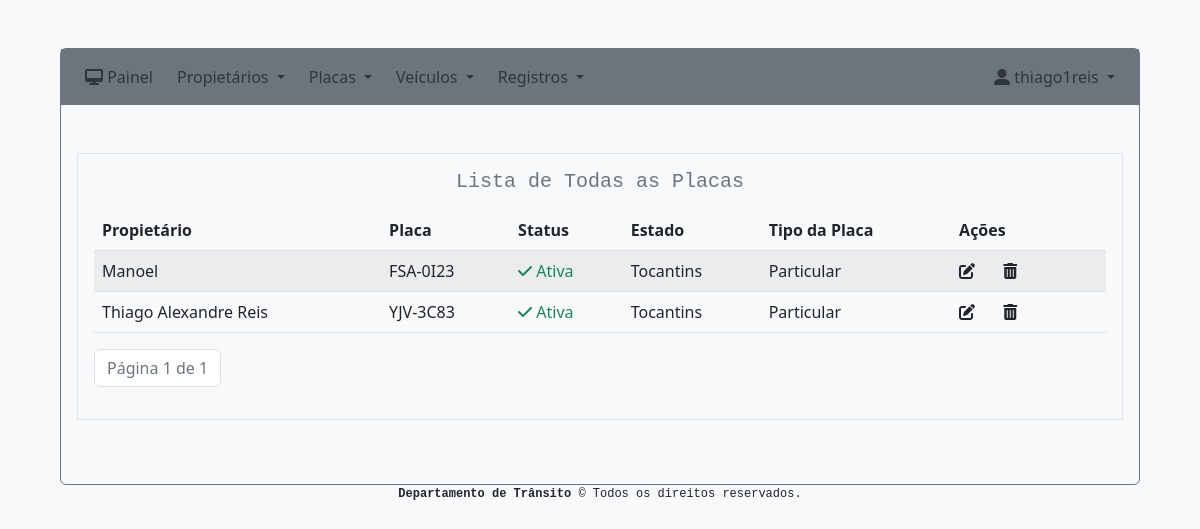
Page /sistema/placas (signed in) on the earlier database version.
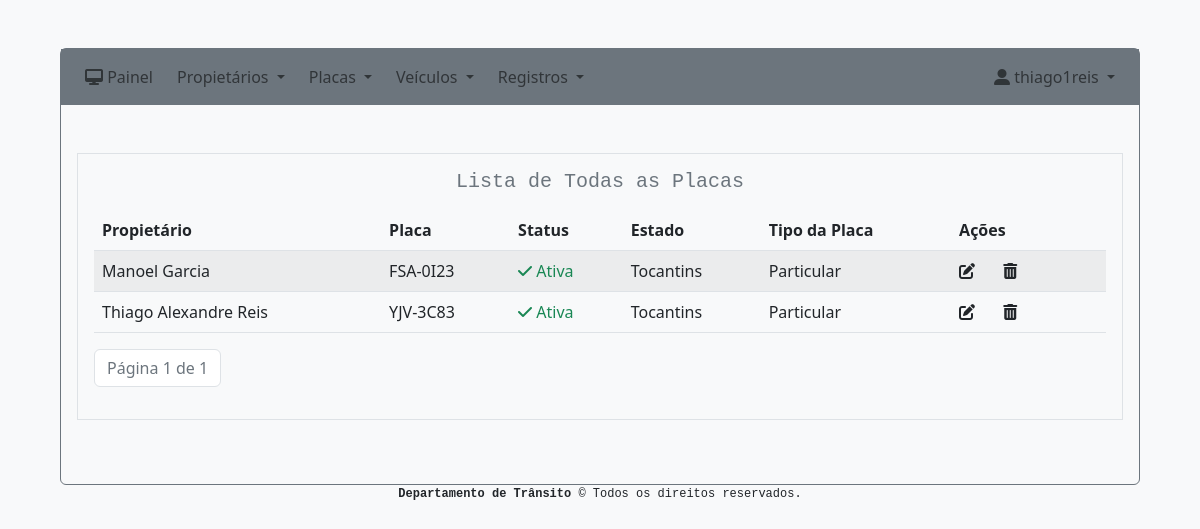
Same page on the later database version.
### system/models.py (models this page shows, shortened)
class Plate(models.Model):
    state = models.CharField(max_length=25, choices=STATE_CHOICES, blank=False, null=False)
    type = models.CharField(max_length=255)
    three_char = models.CharField(max_length=255)
    only_number = models.IntegerField()
    single_char = models.CharField(max_length=255)
    two_number = models.IntegerField()
    status = models.BooleanField()
    owner = models.ForeignKey(Owner, on_delete=models.CASCADE)
    created = models.DateTimeField('created', auto_now_add=True)
    modified = models.DateTimeField('modified', auto_now=True)

class Owner(models.Model):
    name = models.CharField(max_length=255)
    birth_date = models.DateField()
    sex = models.CharField(max_length=10, choices=SEX_CHOICES, blank=False, null=False)
    cpf = models.CharField(max_length=255)
    telephone = models.CharField(max_length=255, blank=True, null=True)
    email = models.EmailField(blank=True, null=True)
    zip_code = models.CharField(max_length=255)
    state = models.CharField(max_length=25, choices=STATE_CHOICES, blank=False, null=False)
    city = models.CharField(max_length=255)
    district = models.CharField(max_length=255)
    road = models.CharField(max_length=255)
    number = models.IntegerField(blank=True, null=True)
    complement = models.CharField(max_length=255, blank=True, null=True)
    reference_point = models.CharField(max_length=255, blank=True, null=True)
    comments = models.CharField(max_length=255, blank=True, null=True)
    created = models.DateTimeField('created', auto_now_add=True)
    modified = models.DateTimeField('modified', auto_now=True)

### system/views.py (the view)
# urls.py: path('placas', views.plate_index, name='plate_index'),
@login_required(login_url="/")
def plate_index(request):
    plates = Plate.objects.all().order_by('-created')
    paginator = Paginator(plates, 10)
    page_number = request.GET.get('page')
    page_obj = paginator.get_page(page_number)
    context = {
        'page_obj': page_obj
    }
    return render(request, 'system/plate_index.html', context)

### system/templates/system/plate_index.html (shortened to what this page needs)
{% extends 'base.html' %}
{% block content %}
    <div class="border p-3 m-3">
        <h5 class="font-monospace text-secondary text-center mb-3">Lista de Todas as Placas</h5>
        <div class="table-responsive">
            <table class="table table-striped">
                <thead>
                  <tr>
                    <th scope="col">Propietário</th>
                    <th scope="col">Placa</th>
                    <th scope="col">Status</th>
                    <th scope="col">Estado</th>
                    <th scope="col">Tipo da Placa</th>
                    <th scope="col">Ações</th>
                  </tr>
                </thead>
                <tbody>
                {% for plate in page_obj %}
                  <tr>
                    <td>{{ plate.owner.name }}</td>
                    <td><span class="text-uppercase">{{ plate.three_char }}-{{ plate.only_number }}{{ plate.single_char }}{{ plate.two_number }}</span></td>
                    <td>{% if plate.status %}
                            <sapan class="text-success"><i class="fa-solid fa-check"></i> Ativa</sapan>
                        {% else %}
                            <sapan class="text-danger"><i class="fa-solid fa-circle-xmark"></i> Desativada</sapan>
                        {% endif %}
                    </td>
                    <td>{{ plate.state }}</td>
                    <td>{{ plate.type }}</td>
                    <td class="">
                        <a href="{% url 'plate_edit' plate.id %}" class="me-4 text-dark"><i class="fa-solid fa-pen-to-square "></i></a>
                        <a href="{% url 'plate_delete' plate.id %}" class="me-4 text-dark" onclick="return confirm('Tem certeza que deseja excluir essa placa ?')"><i class="fa-solid fa-trash-can"></i></a>
                    </td>
                  </tr>
                {% endfor %}
                </tbody>
             </table>
          </div>
          <nav aria-label="Page navigation example ">
            <ul class="pagination ">
                <li class="page-item disabled"><span class="page-link text-secondary" >Página {{ page_obj.number }} de {{ page_obj.paginator.num_pages }}</span></li>
            </ul>
          </nav>
    </div>
{% endblock %}

Differences in the rows shown:
changed through a linked row, Plate "FSA": owner.name "Manoel" → "Manoel Garcia"
